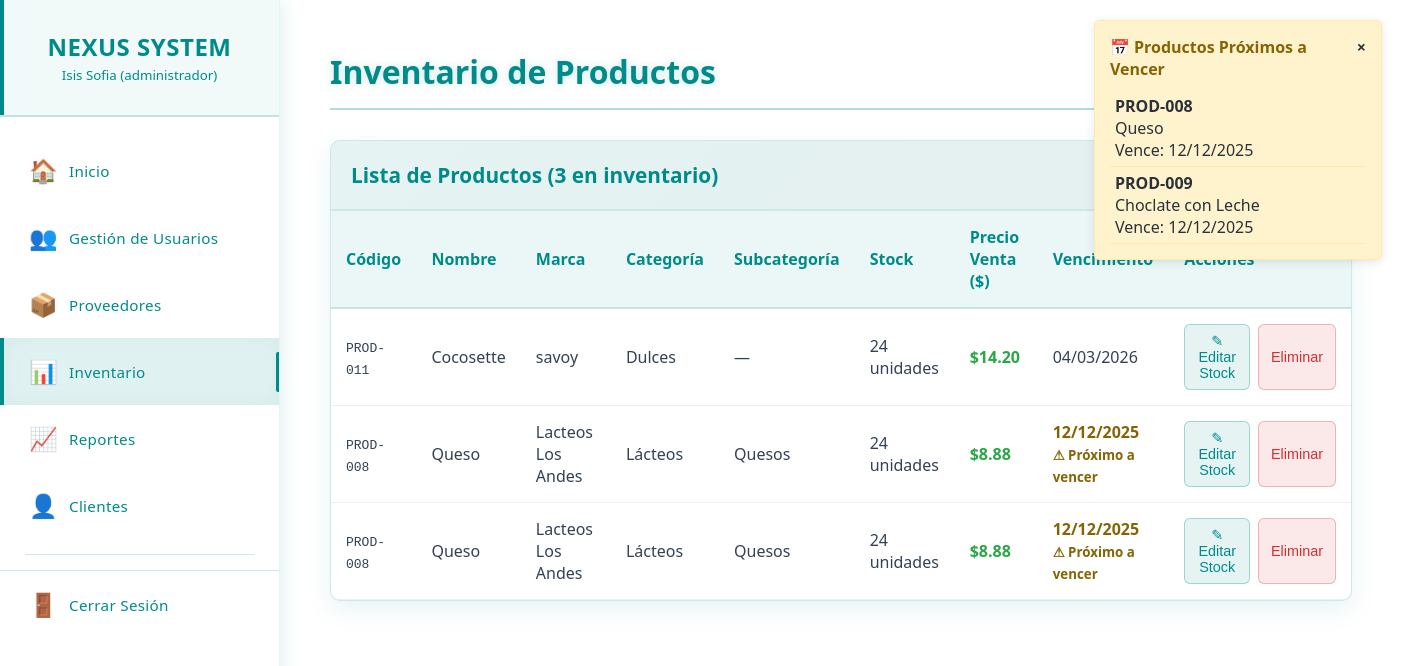
/productos.php (signed in), run on the app's committed database.
### tables this page shows
CREATE TABLE `productos` (
  `id` int(11) NOT NULL,
  `codigo` varchar(50) NOT NULL,
  `nombre` varchar(255) NOT NULL,
  `categoria_id` int(11) NOT NULL,
  `subcategoria_id` int(11) DEFAULT NULL,
  `proveedor_id` int(11) NOT NULL,
  `id_producto_proveedor` int(11) DEFAULT NULL,
  `fecha_vencimiento` date DEFAULT NULL,
  `cantidad` int(11) NOT NULL DEFAULT 0,
  `precio_costo` decimal(10,2) NOT NULL,
  `precio_venta` decimal(10,2) DEFAULT NULL,
  `created_at` timestamp NOT NULL DEFAULT current_timestamp(),
  `updated_at` timestamp NOT NULL DEFAULT current_timestamp() ON UPDATE current_timestamp(),
  `estado` enum('active','inactive') DEFAULT 'active'
);

CREATE TABLE `proveedores` (
  `id_proveedor` int(11) NOT NULL,
  `nombres` varchar(255) NOT NULL,
  `nombre_comercial` varchar(255) NOT NULL,
  `rif` varchar(20) NOT NULL,
  `telefono` varchar(20) DEFAULT NULL,
  `email` varchar(100) DEFAULT NULL,
  `direccion` text DEFAULT NULL,
  `estado` enum('activo','inactivo') DEFAULT 'activo',
  `registro` timestamp NOT NULL DEFAULT current_timestamp(),
  `actualizacion` timestamp NOT NULL DEFAULT current_timestamp() ON UPDATE current_timestamp()
);

CREATE TABLE `categoria_prod` (
  `id` int(11) NOT NULL,
  `nombre_categoria` varchar(50) NOT NULL,
  `estado` enum('active','inactive') DEFAULT 'active',
  `created_at` timestamp NOT NULL DEFAULT current_timestamp()
);

CREATE TABLE `subcategorias` (
  `id` int(11) NOT NULL,
  `categoria_id` int(11) NOT NULL,
  `nombre_subcategoria` varchar(50) NOT NULL,
  `estado` enum('active','inactive') DEFAULT 'active',
  `created_at` timestamp NOT NULL DEFAULT current_timestamp()
);

### productos.php (the view, shortened to what this page needs)
<?php
require_once 'conexion.php';
try {
    $query = "SELECT
                p.id,
                p.codigo,
                p.nombre,
                pr.nombre_comercial as marca,
                cp.nombre_categoria,
                s.nombre_subcategoria,
                p.cantidad,
                p.precio_costo,
                p.precio_venta,
                p.fecha_vencimiento
              FROM productos p
              LEFT JOIN proveedores pr ON p.proveedor_id = pr.id_proveedor
              LEFT JOIN categoria_prod cp ON p.categoria_id = cp.id
              LEFT JOIN subcategorias s ON p.subcategoria_id = s.id
              ORDER BY p.cantidad ASC, p.nombre ASC";
    $stmt = $pdo->query($query);
    if ($stmt) {
        $productos = $stmt->fetchAll(PDO::FETCH_ASSOC);
    } else {
        $productos = [];
        error_log("Error en la consulta SQL: no se pudo ejecutar la consulta");
    }
} catch (PDOException $e) {
    error_log("Error de base de datos: " . $e->getMessage());
    $productos = [];
    $_SESSION['error'] = "Error al cargar los productos: " . $e->getMessage();
}
$productos_proximos_vencer = [];
$fecha_actual = date('Y-m-d');
$fecha_limite = date('Y-m-d', strtotime('+30 days'));
foreach ($productos as &$producto) {
    if (!isset($producto['precio_venta']) || $producto['precio_venta'] === null) {
        $producto['precio_venta'] = $producto['precio_costo'] * 1.42;
    }
    if ($producto['fecha_vencimiento'] && $producto['fecha_vencimiento'] >= $fecha_actual && $producto['fecha_vencimiento'] <= $fecha_limite) {
        $productos_proximos_vencer[] = $producto;
    }
}
?>
<!DOCTYPE html>
<html lang="es">
<head>
    <link rel="stylesheet" href="css/productos.css">
</head>
<body>
    <?php require_once 'menu.php'; ?>
    <main class="main-content">
        <div class="content-wrapper">
            <div class="page-header">
                <h1 class="page-title">Inventario de Productos</h1>
            </div>
            <?php if (!empty($productos_proximos_vencer)): ?>
            <div class="notificacion-lateral notificacion-vencimiento" id="notificacion-vencimiento">
                <span class="close-notificacion" onclick="cerrarNotificacion('notificacion-vencimiento')">&times;</span>
                <h4>📅 Productos Próximos a Vencer</h4>
                <?php foreach($productos_proximos_vencer as $producto): ?>
                    <div class="producto-notificacion">
                        <strong><?php echo htmlspecialchars($producto['codigo']); ?></strong><br>
                        <?php echo htmlspecialchars($producto['nombre']); ?><br>
                        Vence: <?php echo date('d/m/Y', strtotime($producto['fecha_vencimiento'])); ?>
                    </div>
                <?php endforeach; ?>
            </div>
            <?php endif; ?>
            <div class="users-table">
                <div class="table-header">
                    <h3>Lista de Productos (<?= count($productos) ?> en inventario)</h3>
                </div>
                <div class="table-container">
                    <table>
                        <thead>
                            <tr>
                                <th>Código</th>
                                <th>Nombre</th>
                                <th>Marca</th>
                                <th>Categoría</th>
                                <th>Subcategoría</th>
                                <th>Stock</th>
                                <th>Precio Venta ($)</th>
                                <th>Vencimiento</th>
                                <th>Acciones</th>
                            </tr>
                        </thead>
                        <tbody>
                            <?php if (empty($productos)): ?>
                                <tr>
                                    <td colspan="9" class="no-users">No se encontraron productos en inventario</td>
                                </tr>
                            <?php else: ?>
                                <?php foreach ($productos as $producto): ?>
                                <tr>
                                    <td><code><?= htmlspecialchars($producto['codigo']) ?></code></td>
                                    <td><?= htmlspecialchars($producto['nombre']) ?></td>
                                    <td><?= htmlspecialchars($producto['marca']) ?></td>
                                    <td><?= htmlspecialchars($producto['nombre_categoria']) ?></td>
                                    <td><?= htmlspecialchars($producto['nombre_subcategoria'] ?? '—') ?></td>
                                    <td>
                                        <span class="<?= $producto['cantidad'] < 20 ? 'cantidad-baja' : '' ?>">
                                            <?= $producto['cantidad'] ?> unidades
                                        </span>
                                    </td>
                                    <td style="font-weight: bold; color: #28a745;">
                                        $<?= number_format($producto['precio_venta'], 2) ?>
                                    </td>
                                    <td>
                                        <?php if ($producto['fecha_vencimiento']): ?>
                                            <?php
                                            $hoy = date('Y-m-d');
                                            $fecha_vencimiento = $producto['fecha_vencimiento'];
                                            $dias_restantes = floor((strtotime($fecha_vencimiento) - strtotime($hoy)) / (60 * 60 * 24));
                                            if ($dias_restantes < 0) {
                                                $clase = 'vencimiento-caducado';
                                                $mensaje_vencimiento = '❌ Caducado';
                                            } elseif ($dias_restantes <= 30) {
                                                $clase = 'vencimiento-proximo';
                                                $mensaje_vencimiento = '⚠ Próximo a vencer';
                                            } else {
                                                $clase = '';
                                                $mensaje_vencimiento = '';
                                            }
                                            ?>
                                            <span class="<?= $clase ?>">
                                                <?= date('d/m/Y', strtotime($producto['fecha_vencimiento'])) ?>
                                                <?php if ($mensaje_vencimiento): ?>
                                                    <br><small style="color: inherit;"><?= $mensaje_vencimiento ?></small>
                                                <?php endif; ?>
                                            </span>
                                        <?php else: ?>
                                            N/A
                                        <?php endif; ?>
                                    </td>
                                    <td>
                                        <div class="acciones-container">
                                            <button class="btn-action btn-editar" onclick="abrirModalStock(<?= $producto['id'] ?>, '<?= addslashes($producto['nombre']) ?>', <?= $producto['cantidad'] ?>)">
                                                ✎ Editar Stock
                                            </button>
                                            <button class="btn-action btn-eliminar" onclick="confirmarEliminar(<?= $producto['id'] ?>)">
                                                Eliminar
                                            </button>
                                        </div>
                                    </td>
                                </tr>
                                <?php endforeach; ?>
                            <?php endif; ?>
                        </tbody>
                    </table>
                </div>
            </div>
        </div>
    </main>
</body>
</html>

### data on the page
productos: codigo "PROD-008", nombre "Queso", fecha_vencimiento "12/12/2025", proveedor.nombre_comercial "Lacteos Los Andes", categoria_prod.nombre_categoria "Lácteos", subcategoria.nombre_subcategoria "Quesos", cantidad "24", precio_venta "8.88", fecha_vencimiento "⚠ Próximo a vencer"
productos: codigo "PROD-009", nombre "Choclate con Leche", fecha_vencimiento "12/12/2025"
productos: codigo "PROD-011", nombre "Cocosette", proveedor.nombre_comercial "savoy", categoria_prod.nombre_categoria "Dulces", nombre_subcategoria "—", cantidad "24", precio_venta "14.20", fecha_vencimiento "04/03/2026"

### other printed values
$_SESSION['nombre'] "Isis Sofia"
$_SESSION['rol'] "administrador"
count($productos) "3"
